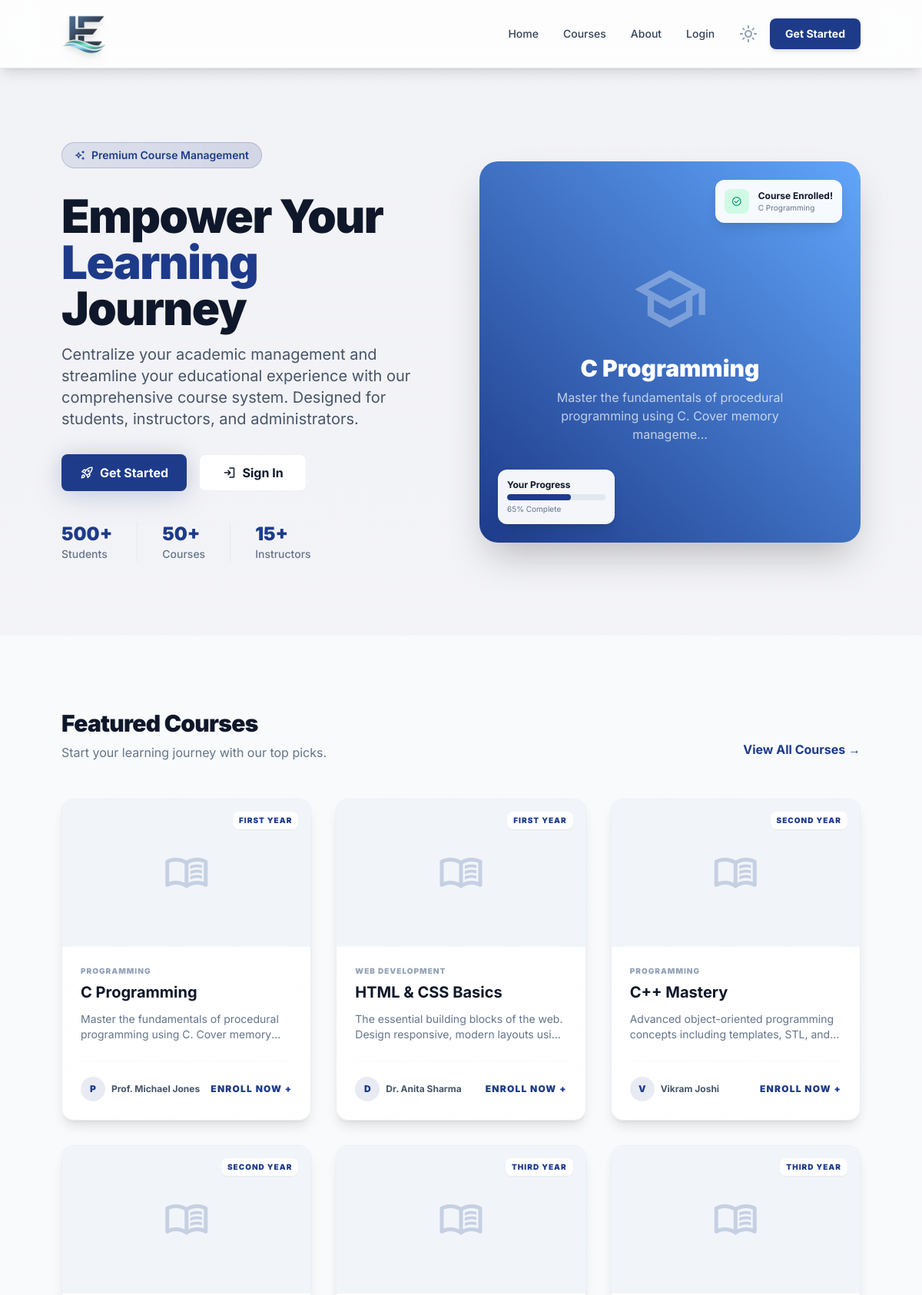
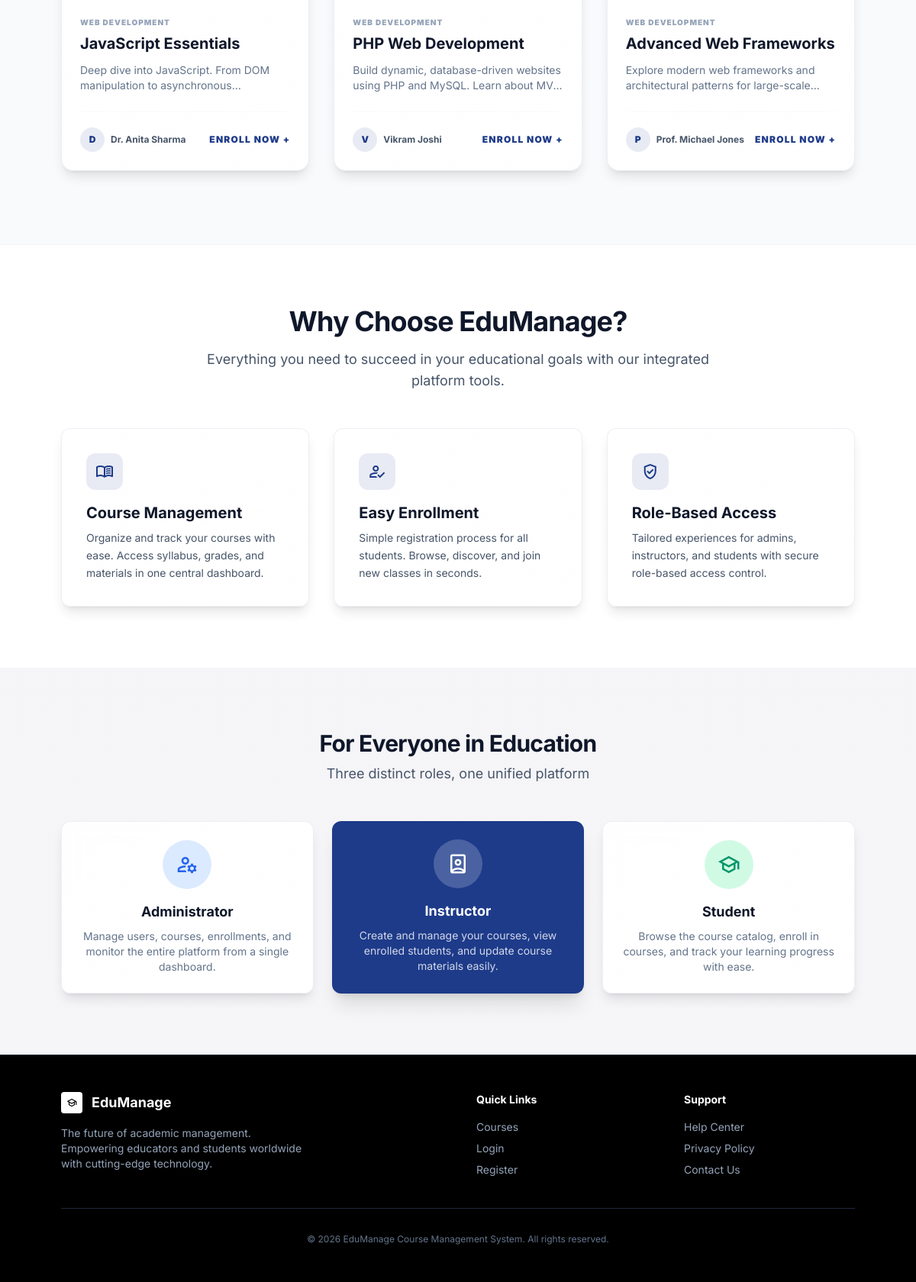
The page / on the database its author committed (2 pictures, top to bottom).
### tables this page shows
CREATE TABLE IF NOT EXISTS courses (
    id INT AUTO_INCREMENT PRIMARY KEY,
    title VARCHAR(200) NOT NULL,
    description TEXT,
    category VARCHAR(100) DEFAULT NULL,
    academic_year ENUM('First Year','Second Year','Third Year','Fourth Year') DEFAULT 'First Year',
    instructor_id INT DEFAULT NULL,
    status ENUM('active','draft') DEFAULT 'active',
    created_at DATETIME DEFAULT CURRENT_TIMESTAMP,
    FOREIGN KEY (instructor_id) REFERENCES users(id) ON DELETE SET NULL
);

CREATE TABLE IF NOT EXISTS users (
    id INT AUTO_INCREMENT PRIMARY KEY,
    name VARCHAR(150) NOT NULL,
    email VARCHAR(180) NOT NULL UNIQUE,
    password VARCHAR(255) NOT NULL,
    role ENUM('admin', 'instructor', 'student') NOT NULL DEFAULT 'student',
    status ENUM('active', 'inactive') NOT NULL DEFAULT 'active',
    created_at DATETIME DEFAULT CURRENT_TIMESTAMP
);

### index.php (the view, shortened to what the rows shown need)
<?php
$db = getDB();
$courses = $db->query("SELECT c.*, u.name as instructor_name FROM courses c LEFT JOIN users u ON c.instructor_id = u.id WHERE c.status = 'active' ORDER BY c.created_at DESC LIMIT 6")->fetchAll();
$heroCourse = !empty($courses) ? $courses[0] : null;
?>
<!DOCTYPE html>
<html lang="en">
<head>
<script src="https://cdn.tailwindcss.com?plugins=forms,container-queries"></script>
</head>
<body class="bg-background-light dark:bg-background-dark font-display text-slate-900 dark:text-slate-100 premium-bg">
<main>
  <div class="px-6 lg:px-20 py-16 lg:py-24 max-w-[1280px] mx-auto">
    <div class="grid lg:grid-cols-2 gap-12 items-center">
      <div class="flex flex-col gap-8 fade-in">
        <div class="flex flex-col gap-4">
          <h1 class="text-slate-900 dark:text-white text-4xl lg:text-6xl font-black leading-tight tracking-tight">
            Empower Your <span class="text-primary">Learning</span> Journey
          </h1>
        </div>
      </div>
      <div class="w-full aspect-video lg:aspect-square bg-gradient-to-tr from-primary to-blue-400 rounded-3xl overflow-hidden shadow-2xl relative fade-in-2">
        <div class="absolute inset-0 flex items-center justify-center">
          <div class="text-white text-center px-6">
            <span class="material-symbols-outlined text-[80px] lg:text-[100px] opacity-30">school</span>
            <h2 class="text-white text-2xl lg:text-3xl font-black mt-4 leading-tight">
              <?= $heroCourse ? htmlspecialchars($heroCourse['title']) : 'Learning Platform' ?>
            </h2>
            <p class="text-white/70 text-base mt-2 max-w-xs mx-auto">
              <?= $heroCourse ? htmlspecialchars(substr($heroCourse['description'], 0, 80)) : 'Advanced educational tools for everyone.' ?>...
            </p>
          </div>
        </div>
        <div class="absolute top-6 right-6 bg-white/95 backdrop-blur-sm rounded-xl p-3 shadow-lg flex items-center gap-3">
          <div>
            <p class="text-xs font-bold text-slate-900">Course Enrolled!</p>
            <p class="text-[10px] text-slate-500"><?= $heroCourse ? htmlspecialchars($heroCourse['title']) : 'PHP Development' ?></p>
          </div>
        </div>
      </div>
    </div>
  </div>
  <?php if (!empty($courses)): ?>
  <section class="px-6 lg:px-20 py-24 bg-slate-50 dark:bg-slate-800/20">
    <div class="max-w-[1280px] mx-auto">
      <div class="flex items-end justify-between mb-12">
        <div>
          <h2 class="text-slate-900 dark:text-white text-3xl font-black tracking-tight">Featured Courses</h2>
        </div>
      </div>
      <div class="grid grid-cols-1 md:grid-cols-2 lg:grid-cols-3 gap-8">
        <?php foreach ($courses as $c): ?>
        <div class="premium-card rounded-2xl overflow-hidden shadow-lg hover:shadow-2xl transition-all group card-hover glow-effect">
          <div class="h-48 bg-slate-100 dark:bg-slate-800 overflow-hidden relative">
            <?php if (!empty($c['image'])): ?>
            <img src="/CMS/<?= htmlspecialchars($c['image']) ?>" alt="<?= htmlspecialchars($c['title']) ?>" class="w-full h-full object-cover group-hover:scale-105 transition-transform duration-500">
            <?php else: ?>
            <div class="w-full h-full flex items-center justify-center">
              <span class="material-symbols-outlined text-6xl text-primary/20">menu_book</span>
            </div>
            <?php endif; ?>
            <div class="absolute top-4 right-4 bg-white/95 dark:bg-slate-900/95 px-2 py-1 rounded-lg text-[10px] font-black text-primary uppercase shadow-sm tracking-widest"><?= htmlspecialchars($c['academic_year']) ?></div>
          </div>
          <div class="p-6">
            <div class="flex items-center gap-2 mb-2">
              <span class="text-[10px] font-black text-slate-400 uppercase tracking-widest"><?= htmlspecialchars($c['category'] ?? 'General') ?></span>
            </div>
            <h3 class="text-xl font-bold text-slate-900 dark:text-white mb-3 leading-tight"><?= htmlspecialchars($c['title']) ?></h3>
            <p class="text-slate-500 text-sm line-clamp-2 mb-6"><?= htmlspecialchars($c['description']) ?></p>
            <div class="flex items-center justify-between border-t border-slate-50 dark:border-slate-800 pt-5">
              <div class="flex items-center gap-2">
                <div class="size-8 rounded-full bg-primary/10 flex items-center justify-center text-primary font-black text-xs">
                  <?= strtoupper(substr($c['instructor_name'] ?? 'A', 0, 1)) ?>
                </div>
                <span class="text-xs font-bold text-slate-600 dark:text-slate-400"><?= htmlspecialchars($c['instructor_name'] ?? 'Expert') ?></span>
              </div>
              <a href="auth/login.php" class="text-primary font-black text-xs uppercase tracking-widest hover:underline">Enroll Now +</a>
            </div>
          </div>
        </div>
        <?php endforeach; ?>
      </div>
    </div>
  </section>
  <?php endif; ?>
  <section class="bg-white dark:bg-slate-900/50 py-20 px-6 lg:px-20 border-y border-slate-100 dark:border-slate-800">
    <div class="max-w-[1280px] mx-auto">
      <div class="flex flex-col gap-4 mb-12 text-center">
        <h2 class="text-slate-900 dark:text-white text-3xl lg:text-4xl font-bold tracking-tight">Why Choose EduManage?</h2>
      </div>
    </div>
  </section>
  <section class="py-20 px-6 lg:px-20 max-w-[1280px] mx-auto">
    <div class="text-center mb-12">
      <h2 class="text-slate-900 dark:text-white text-3xl font-bold tracking-tight">For Everyone in Education</h2>
    </div>
  </section>
</main>
<footer class="bg-black border-t border-slate-900 px-6 lg:px-20 py-12 text-white">
  <div class="max-w-[1280px] mx-auto grid md:grid-cols-4 gap-12">
    <div class="flex flex-col gap-4 col-span-1 md:col-span-2">
      <div class="flex items-center gap-3 text-white">
        <h2 class="text-white text-lg font-bold">EduManage</h2>
      </div>
    </div>
  </div>
</footer>
</body>
</html>

### rows shown on the page
courses: title "C Programming", description "Master the fundamentals of procedural programming using C. Cover memory manageme", academic_year "FIRST YEAR", category "PROGRAMMING", description "Master the fundamentals of procedural programming using C. Cover…", instructor.name "P", instructor.name "Prof. Michael Jones"
courses: academic_year "FIRST YEAR", category "WEB DEVELOPMENT", title "HTML & CSS Basics", description "The essential building blocks of the web. Design responsive, modern layouts…", instructor.name "D", instructor.name "Dr. Anita Sharma"
courses: academic_year "SECOND YEAR", category "PROGRAMMING", title "C++ Mastery", description "Advanced object-oriented programming concepts including templates, STL,…", instructor.name "V", instructor.name "Vikram Joshi"
courses: academic_year "SECOND YEAR", category "WEB DEVELOPMENT", title "JavaScript Essentials", description "Deep dive into JavaScript. From DOM manipulation to…", instructor.name "D", instructor.name "Dr. Anita Sharma"
courses: academic_year "THIRD YEAR", category "WEB DEVELOPMENT", title "PHP Web Development", description "Build dynamic, database-driven websites using PHP and MySQL. Learn about…", instructor.name "V", instructor.name "Vikram Joshi"
courses: academic_year "THIRD YEAR", category "WEB DEVELOPMENT", title "Advanced Web Frameworks", description "Explore modern web frameworks and architectural patterns for…", instructor.name "P", instructor.name "Prof. Michael Jones"
